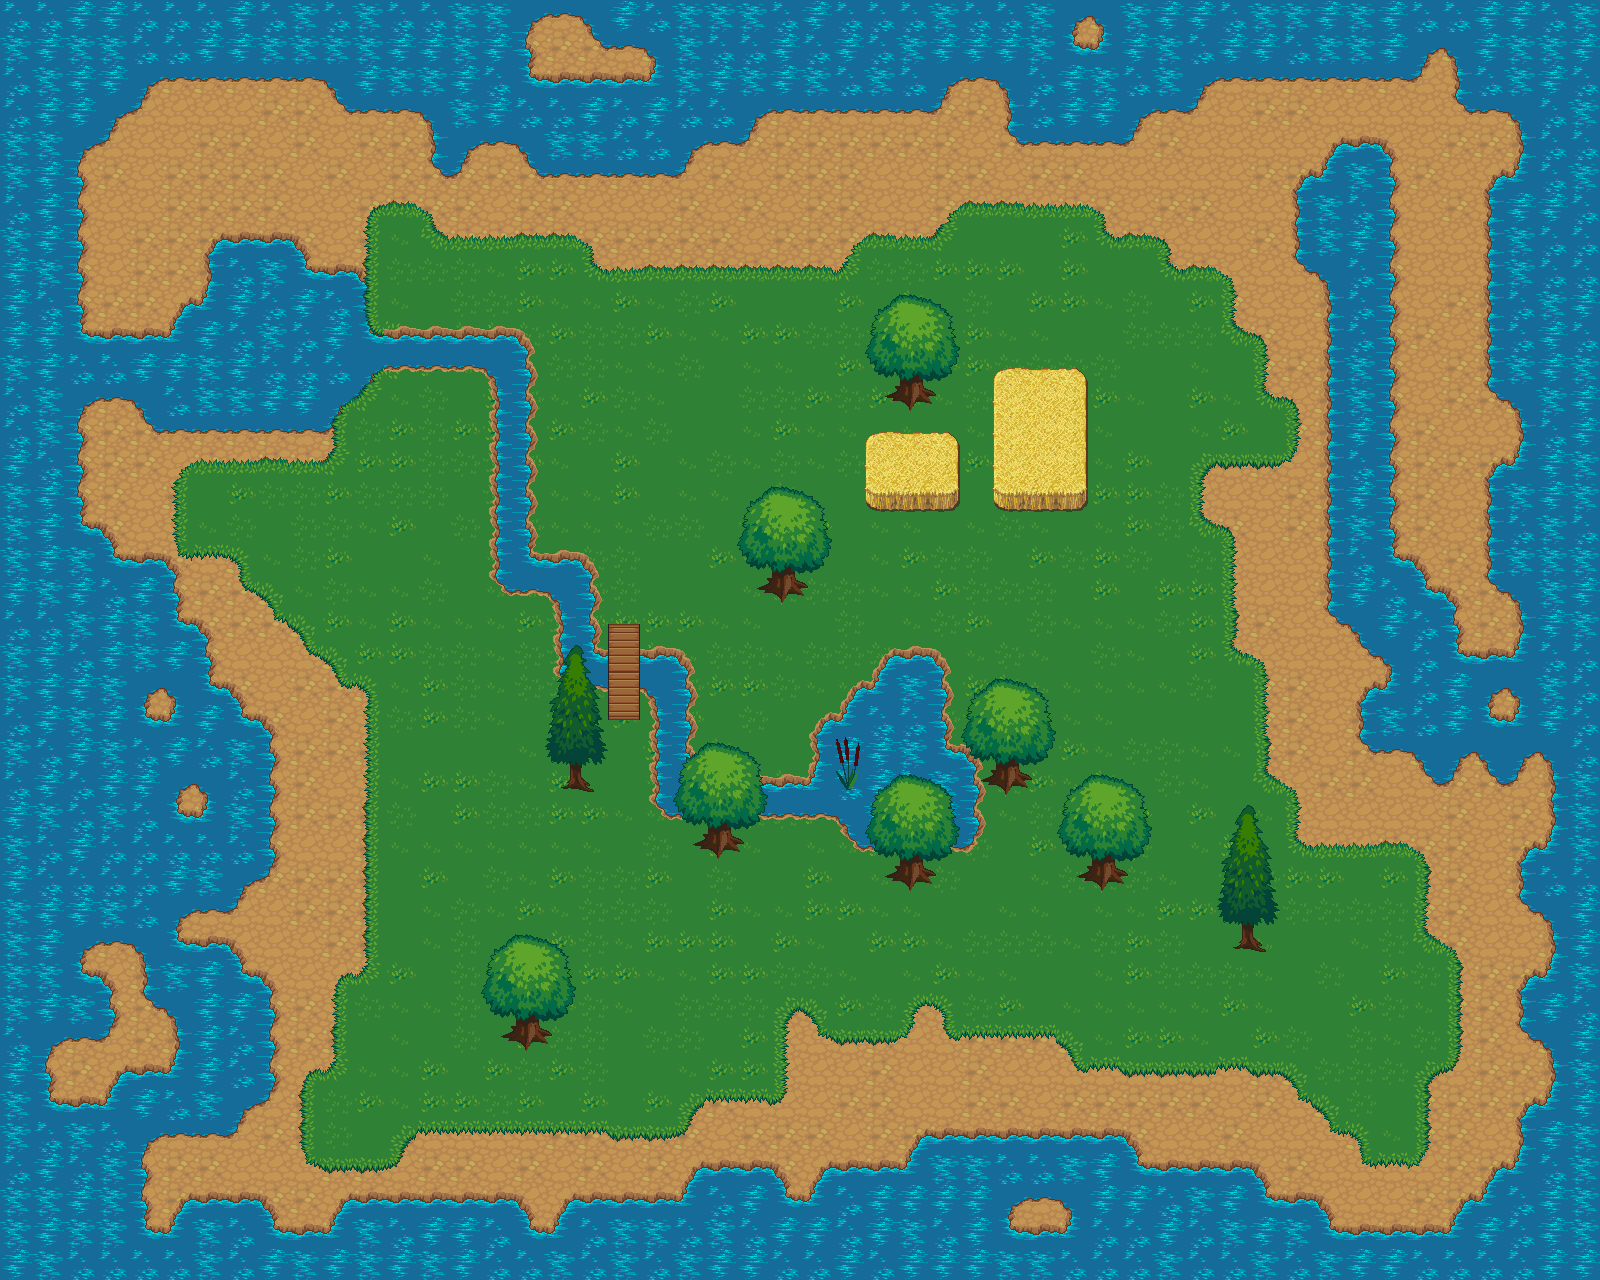

A level layout from a 2D game, rendered from its tile map. Below: a short description, then the map file with tile-grid data replaced by summaries:
An orthogonal 50x40 tile map with 32x32 px tiles, 8 tile layers (Ground, Water, Terrain, Lake, ...), 2 tilesets.

<map version="1.0" orientation="orthogonal" renderorder="right-down" width="50" height="40" tilewidth="32" tileheight="32" nextobjectid="1">
 <tileset firstgid="1" source="../LPC_Terrain/Terrain.tsx" />
 <tileset firstgid="1025" name="tiles" tilewidth="32" tileheight="32" tilecount="1024" columns="32">
  <image source="../images/tiles.png" width="1024" height="1024" />
 </tileset>
 <layer name="Ground" width="50" height="40">
  <data>[2000 cells, 2000 non-empty, 2 distinct tile ids]</data>
 </layer>
 <layer name="Water" width="50" height="40">
  <data>[2000 cells, 827 non-empty, 15 distinct tile ids]</data>
 </layer>
 <layer name="Terrain" width="50" height="40">
  <data>[2000 cells, 902 non-empty, 28 distinct tile ids]</data>
 </layer>
 <layer name="Lake" width="50" height="40">
  <data>[2000 cells, 89 non-empty, 14 distinct tile ids]</data>
 </layer>
 <layer name="Fields" width="50" height="40">
  <data>[2000 cells, 24 non-empty, 9 distinct tile ids]</data>
 </layer>
 <layer name="Details" width="50" height="40">
  <data>[2000 cells, 31 non-empty, 10 distinct tile ids]</data>
 </layer>
 <layer name="character" width="50" height="40">
  <data>[2000 cells, 0 non-empty, 0 distinct tile ids]</data>
 </layer>
 <layer name="Details Passbehind" width="50" height="40">
  <data>[2000 cells, 79 non-empty, 17 distinct tile ids]</data>
 </layer>
</map>
